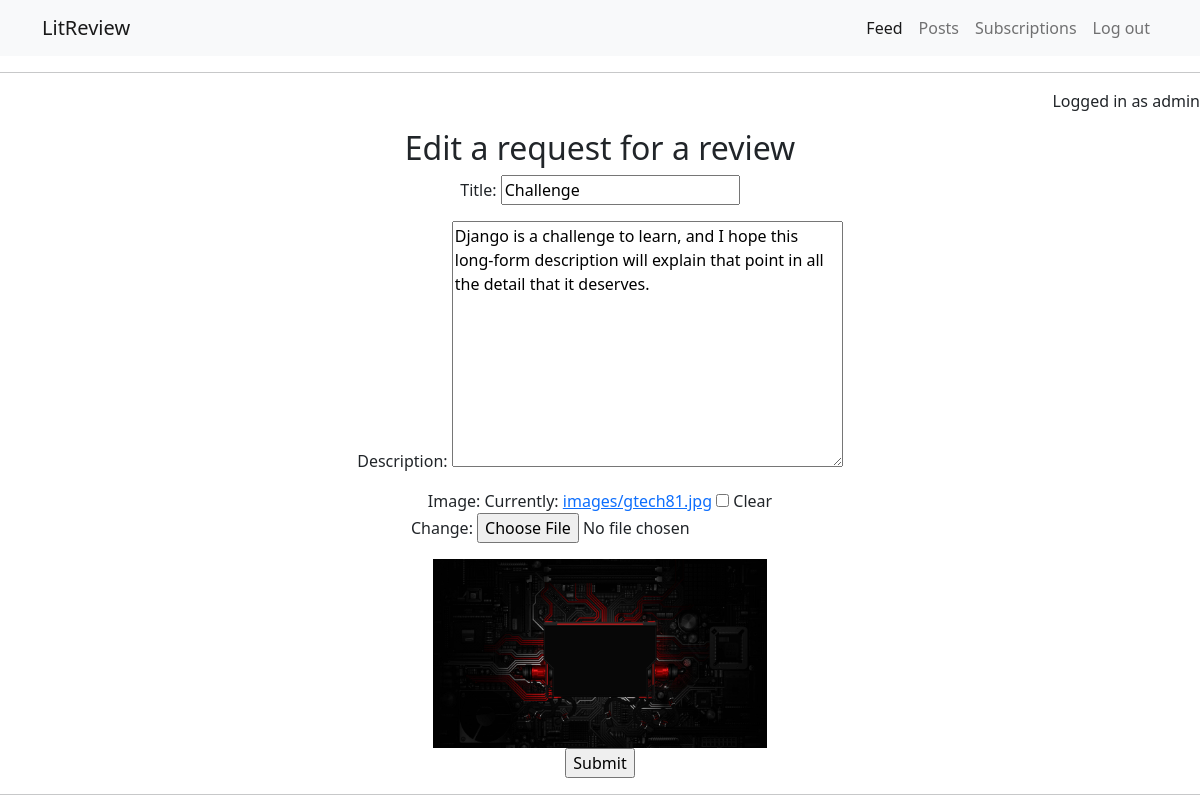
The page /edit/52/ (signed in) on the database its author committed.
### LitReview/models.py (models this page shows, shortened)
class Ticket(models.Model):
    title = models.CharField(max_length=128)
    description = models.TextField(max_length=2048, blank=True)
    user = models.ForeignKey(to=settings.AUTH_USER_MODEL, on_delete=models.CASCADE)
    image = models.ImageField(null=True, blank=True, upload_to="images/")
    time_created = models.DateTimeField(auto_now_add=True)

### LitReview/views.py (the view)
# urls.py: path('edit/<int:pk>/', views.edit, name='edit'),
@login_required(redirect_field_name='login_page')
def edit(request, pk):
    ticket = Ticket.objects.get(pk=pk)
    try:
        review = Review.objects.get(ticket=ticket)
    except ObjectDoesNotExist:
        review_pk = 0
    else:
        review_pk = review.pk
    if review_pk != 0:
        review = Review.objects.get(ticket=ticket)
        if review.user == request.user and ticket.user == request.user:
            return edit_review_and_ticket(request, review_pk=review_pk, ticket_pk=ticket.pk)
    if ticket.user == request.user:
        return edit_ticket(request, pk=ticket.pk)
    else:
        return edit_review(request, review_pk=review_pk, ticket_pk=ticket.pk)

### LitReview/forms.py
class TicketForm(ModelForm):
    class Meta:
        model = Ticket
        fields = ['title', 'description', 'image']

### LitReview/views.py (called while the page is built)
@login_required(redirect_field_name='login_page')
def edit_ticket(request, pk):
    ticket = Ticket.objects.get(pk=pk)
    form = TicketForm(instance=ticket)
    if request.method == "POST":
        form = TicketForm(request.POST, request.FILES, instance=ticket)
        if form.is_valid():
            ticket = form.save(commit=False)
            ticket.save()
            return redirect('my_posts')
    context = {'form': form}
    return render(request, 'LitReview/edit_ticket.html', context)

### LitReview/templates/LitReview/edit_ticket.html (shortened to what this page needs)
{% extends 'LitReview/main.html' %}
{% block content %}
<div class="container">
  <div class="row">
    <div class="col">
      <h2>Edit a request for a review</h2>
      <form method="post" enctype="multipart/form-data">
        {{form.as_p}}
        {% if form.instance.image %}
        <div class="edit-post-image">
          <img src="{{form.instance.image.url}}">
        </div>
        {% endif %}
        <input type="submit">
      </form>
    </div>
  </div>
</div>
{% endblock %}

### LitReview/templates/LitReview/main.html (shortened to what this page needs)
{% load static %}
<!DOCTYPE html>
<html lang="en">
<head>
    <link href="https://cdn.jsdelivr.net/npm/bootstrap@5.1.1/dist/css/bootstrap.min.css" rel="stylesheet">
    <link rel="stylesheet" type="text/css" href="{% static 'css/main.css' %}"/>
</head>
<body>
    <nav class="navbar navbar-expand-lg navbar-light bg-light">
        <div class="container">
            <a class="navbar-brand" href="">LitReview</a>
            {% if user.is_authenticated %}
            <div class="collapse navbar-collapse" id="navbarNavAltMarkup">
                <div class="navbar-nav ms-auto">
                    <a class="nav-link active" aria-current="page" href="{% url 'flux' %}">Feed</a>
                    <a class="nav-link" href="{% url 'my_posts' %}">Posts</a>
                    <a class="nav-link" href="{% url 'subscriptions' %}">Subscriptions</a>
                    <a class="nav-link" href="{% url 'logout' %}">Log out</a>
                </div>
            </div>
            {% endif %}
        </div>
    </nav>
    <hr>
    {% if user.is_authenticated %}
    <div>
        <p class="logged-in">Logged in as {{user.username}}</p>
    </div>
    {% endif %}
    {% block content %}
    {% endblock %}
    <hr>
</body>
</html>

### static/css/main.css (style rules this page uses)
.col { text-align: center; justify-content: center; }
.logged-in { text-align: right; }
.edit-post-image img { width: 30%; }

### rows shown on the page
Ticket: title "Challenge", description "Django is a challenge to learn, and I hope this long-form description will explain that point in all the detail that it deserves.", instance.image (picture)

### other values the page prints
{{ user.username }} "admin"
